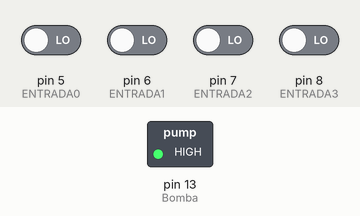
Simulated run of this sketch. Board: Arduino Uno, built with avr-gcc and run on an emulated ATmega328P. On the bench: switched loads named in the sketch (green lamp = pin HIGH). Inputs (shaded band) come from the test bench; at power-on: pin 5 (ENTRADA0), pin 6 (ENTRADA1), pin 7 (ENTRADA2), pin 8 (ENTRADA3) LOW.

Above: at 1.2 s.
1.3 s: pin 6 (ENTRADA1) driven HIGH
At 2.2 s:
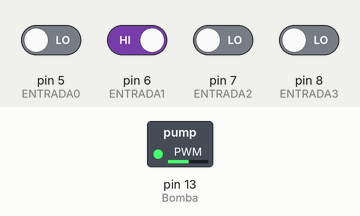
2.8 s: pin 5 (ENTRADA0) driven HIGH
At 4.0 s:
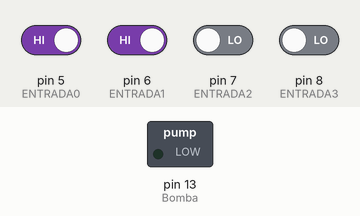
4.3 s: pin 5 (ENTRADA0) driven LOW
At 5.7 s:
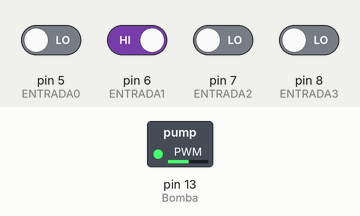
Timing chart, 0 to 7.3 s (numbered marks = the images above; inputs shaded):
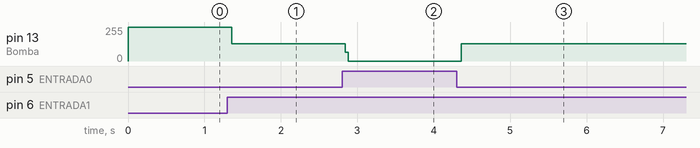

Measured:
- after the input at 1.3 s, pin 13 (Bomba): 255/255 → 130/255 after 0.06 s
- after the input at 2.8 s, pin 13 (Bomba): 130/255 → 0/255 at once
- after the input at 4.3 s, pin 13 (Bomba): 0/255 → 130/255 after 0.06 s

The sketch:

GPIO_Teclado.ino
```cpp
#include <TimerOne.h>

#define ENTRADA0  5
#define ENTRADA1  6
#define ENTRADA2  7
#define ENTRADA3  8

const int Bomba = 13;

int EstadoBomba = 0;

void setup() {

  pinMode(Bomba, OUTPUT);

  // Inicializo las entradas a filtrar
  pinMode(ENTRADA0, INPUT);
  pinMode(ENTRADA1, INPUT);
  pinMode(ENTRADA2, INPUT);
  pinMode(ENTRADA3, INPUT);
  GPIO_Antirebote_Init();

  // Inicializo el Systick
  Timer1.initialize(1000);  // 1ms
  Timer1.attachInterrupt( Systick_Handler );
}

void Systick_Handler(void)
{
  // Aca vamos a entrar cada 1mseg
  GPIO_Antirebote();
}

void loop() {

  MaqEst_Bomba();
}

void MaqEst_Bomba(void)
{
  switch(EstadoBomba)
  {
    case 0:
      Estado_NoLlenando();
      break;
    case 1:
      Estado_Llenando();
      break;
    default:
      break;
  }
}

void Estado_NoLlenando(void)
{
  if(digitalRead_Debounce(0) == 0)
  {
    digitalWrite(Bomba, 1);
    EstadoBomba = 1;
  }
}

void Estado_Llenando(void)
{
  if(digitalRead_Debounce(1) == 1)
  {
    digitalWrite(Bomba, 0);
    EstadoBomba = 0;
  }
}
```

AntiRebote.ino
```cpp
#define CANTIDAD_ESTADOS_ESTABLES 20
#define CANTIDAD_ENTRADAS   4

// Genero una estructura para cada una de las entradas a filtrar
typedef struct
{
  char contador;
  char estadoAnterior;
  char estadoEstable;
}Struct_AntiRebote;

// Declaro un vector de estructuras
Struct_AntiRebote  EntFiltrada[CANTIDAD_ENTRADAS];

// Declaro un vector con las entradas q voy a filtrar
int ENTRADAS_Vector[] = {ENTRADA0, ENTRADA1, ENTRADA2, ENTRADA3};

// Funcion de inicializacion
void GPIO_Antirebote_Init(void)
{
  for(int i = 0 ; i < CANTIDAD_ENTRADAS ; i++)
  {
    EntFiltrada[i].estadoAnterior = 0;
    EntFiltrada[i].contador = 0;
    EntFiltrada[i].estadoEstable = 0;
  }
}

// Funcion de antirebote con multiple entradas
void GPIO_Antirebote(void)
{
  char estadoActual;

  for(int i = 0 ; i < CANTIDAD_ENTRADAS ; i++)
  {
    // Por cada analizo una entrada distinta
    estadoActual = digitalRead(ENTRADAS_Vector[i]);

    // La logica es similar al simple antirebote
    if(EntFiltrada[i].estadoAnterior == estadoActual)
    {
      EntFiltrada[i].contador++;
      if(EntFiltrada[i].contador >= CANTIDAD_ESTADOS_ESTABLES)
      {
        EntFiltrada[i].estadoEstable = estadoActual;
      }
    }
    else
    {
      EntFiltrada[i].contador = 0;
      EntFiltrada[i].estadoAnterior = estadoActual;
    }
  }
}

// Funcion para la lectura del valor estable de cada una de las entradas
char digitalRead_Debounce(int Nro_Entrada)
{
  return EntFiltrada[Nro_Entrada].estadoEstable;
}
```
